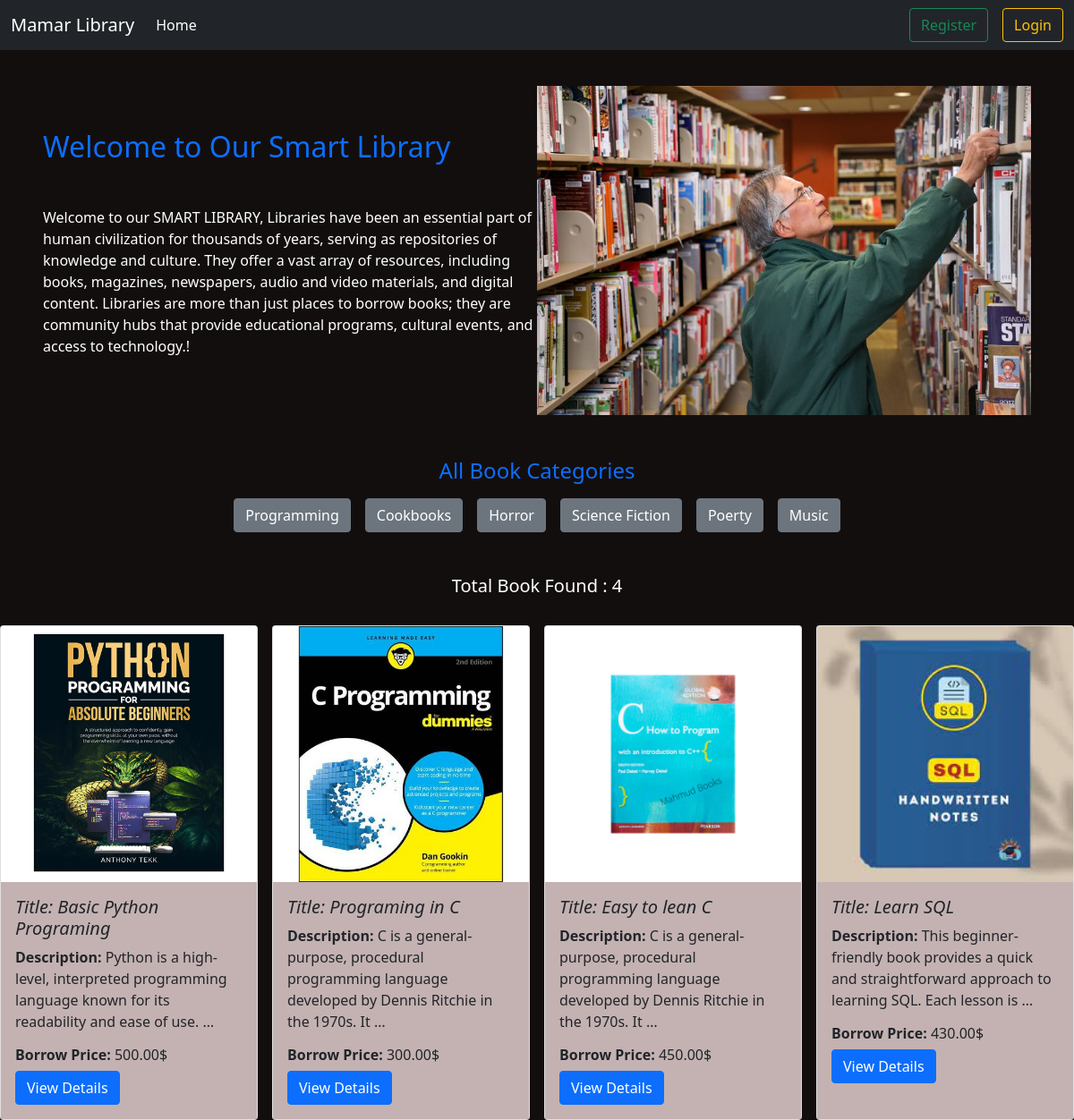
/category/programming/, run on the app's committed database.
### cetagories/models.py (models this page shows, shortened)
class CategoryModel(models.Model):
    name = models.CharField(max_length=100)
    slug = models.SlugField(max_length=100,unique=True,null=True,blank=True)

### books/models.py (models this page shows, shortened)
class BookModel(models.Model):
    cetagory = models.ForeignKey(CategoryModel,on_delete=models.CASCADE,related_name='category')
    title = models.CharField(max_length=100)
    description = models.TextField()
    borrowing_price = models.DecimalField(max_digits=12,decimal_places=2)
    image = models.ImageField(upload_to='books/media/uploads',blank=True,null=True)
    quantity = models.PositiveIntegerField(null=True,default=0)

### books/views.py (the view)
# urls.py: path('',home,name='homepage'),
def home(request,category_slug=None):
    book = BookModel.objects.all()
    if category_slug is not None:
        category = CategoryModel.objects.get(slug = category_slug)
        book = BookModel.objects.filter(cetagory = category)
    category = CategoryModel.objects.all()
    return render(request,'home.html',{'book':book,'category':category})

### books/templates/home.html (shortened to what this page needs)
{% extends "base.html" %}
{%load static%}
{%block content%}
<div class="d-flex flex-wrap  align-items-center justify-content-between  mx-5 mt-5">
    <div class="col-lg-6 col-sm-12 col-md-4 mt-5">
      <h2 class="mb-5 text-primary">Welcome to Our Smart Library</h2>
      <p style="color:white;">Welcome to our SMART LIBRARY, Libraries have been an essential part of human civilization for thousands of years, serving as repositories of knowledge and culture. They offer a vast array of resources, including books, magazines, newspapers, audio and video materials, and digital content. Libraries are more than just places to borrow books; they are community hubs that provide educational programs, cultural events, and access to technology.!</p>
    </div >
    <div class="col-lg-6 col-md-8">
      <img src="{% static 'image.png' %} " alt="" class="w-100 mt-5">
    </div>
</div>
<h4 class="d-flex flex-wrap justify-content-center mt-5 text-primary">All Book Categories</h4>
<div class="pb-5 pt-2 d-flex flex-wrap justify-content-center gap-3">
{%for cat in category%}
<button class="btn btn-secondary"><a href="{% url 'category_wise_book' cat.slug %}" class="text-decoration-none text-white" >{{cat.name}}</a></button>
{%endfor%}
</div>
<div class=" d-flex justify-content-center pb-4 text-white">
{% if book %}
      <h5>Total Book Found : {{ book|length }}</h5>
{% else %}
      <h4 class="text-danger">Sorry.! Book not found</h4>
{% endif %}
</div>
<div class="d-flex flex-wrap gap-3  justify-content-center">
    {%for bok in book%}
    <div class="card" style="width: 18rem;">
        <img src="{{bok.image.url}}" class="card-img-top images" alt="...">
        <div class="card-body">
            <h5 class="card-title"><i>Title: {{bok.title}}</i></h5>
            <p class="card-text"><b>Description:</b> {{ bok.description|truncatewords:15 }}</p>
            <h6><b>Borrow Price:</b> {{ bok.borrowing_price }}$ </h6>
            <a href="{% url 'book_details' bok.id %}" class="btn btn-primary">View Details</a>
        </div>
    </div>
    {%endfor%}
</div>
{%endblock%}

### templates/base.html (shortened to what this page needs)
<!DOCTYPE html>
<html lang="en">
<head>
    <link href="https://cdn.jsdelivr.net/npm/bootstrap@5.0.2/dist/css/bootstrap.min.css" rel="stylesheet">
</head>
<body style="background-color: rgb(19, 14, 14);">
    <nav class="navbar navbar-expand-lg navbar-dark bg-dark fixed-top">
        <div class="container-fluid">
          <a class="navbar-brand" href="{% url 'homepage' %}">Mamar Library</a>
          <div class="collapse navbar-collapse" id="navbarSupportedContent">
            <ul class="navbar-nav me-auto mb-2 mb-lg-0">
              <li class="nav-item">
                <a class="nav-link active" aria-current="page" href="{% url 'homepage' %}">Home</a>
              </li>
            </ul>
            <div class="d-flex gap-3">
              {%if request.user.is_authenticated%}
              <div style="color:aqua;">Welcome, {{ request.user.first_name }} (balance : {{ request.user.account.balance}} )৳ </div>
              <a href="{% url 'profile' %}" class="btn btn-outline-success" type="submit">Profile</a>
              <form method ='post' action="{% url 'logoutpage' %}">
                {%csrf_token%}
                <button  class="btn btn-outline-warning" type="submit">Logout</button>
              </form>
              {%else%}
              <a href="{% url 'register' %}" class="btn btn-outline-success" type="submit">Register</a>
              <a href="{% url 'loginpage' %}" class="btn btn-outline-warning" type="submit">Login</a>
              {%endif%}
            </div>
          </div>
        </div>
      </nav>
    {%block content%}
    {%endblock%}
</body>
</html>

### books/templates/home.html (style rules this page uses)
.card-body { background-color:rgb(196, 178, 178); }
.images { width:100%; }

### data on the page
CategoryModel: name "Programming"
CategoryModel: name "Cookbooks"
CategoryModel: name "Horror"
CategoryModel: name "Science Fiction"
CategoryModel: name "Poerty"
CategoryModel: name "Music"
BookModel: image (picture), title "Basic Python Programing", description "Python is a high-level, interpreted programming language known for its readability and ease of use. …", borrowing_price "500.00"
BookModel: image (picture), title "Programing in C", description "C is a general-purpose, procedural programming language developed by Dennis Ritchie in the 1970s. It …", borrowing_price "300.00"
BookModel: image (picture), title "Easy to lean C", description "C is a general-purpose, procedural programming language developed by Dennis Ritchie in the 1970s. It …", borrowing_price "450.00"
BookModel: image (picture), title "Learn SQL", description "This beginner-friendly book provides a quick and straightforward approach to learning SQL. Each lesson is …", borrowing_price "430.00"

### other printed values
{{ book|length }} "4"
